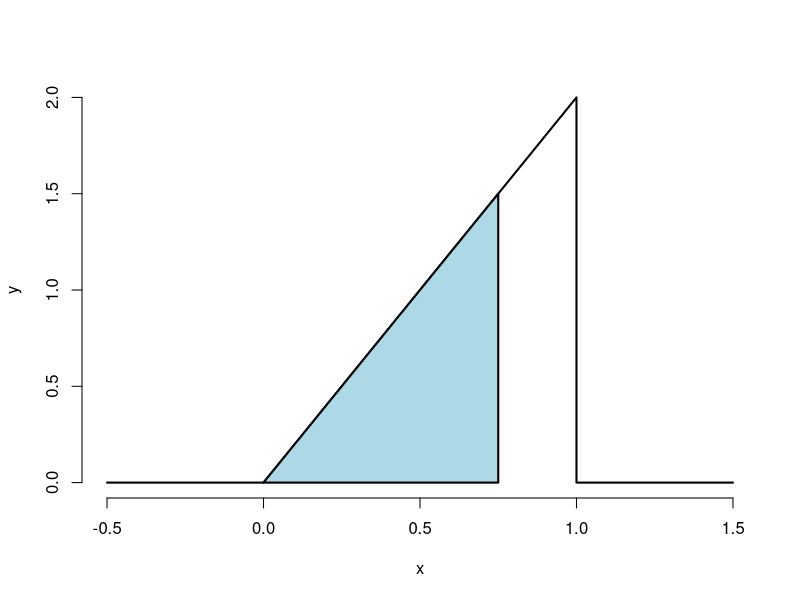

Generate this figure with R:
## ---- chunk 1
x <- c(-.5, 0, 1, 1, 1.5)
y <- c(0, 0, 2, 0, 0)
plot(x, y, type = 'l', lwd = 2, frame = FALSE)
polygon(c(seq(0, .75, length = 100), rev(seq(0, .75, length = 100))),
        c(seq(0, 1.5, length = 100), rep(0, 100)),
        col = 'lightblue', lwd = 2)
